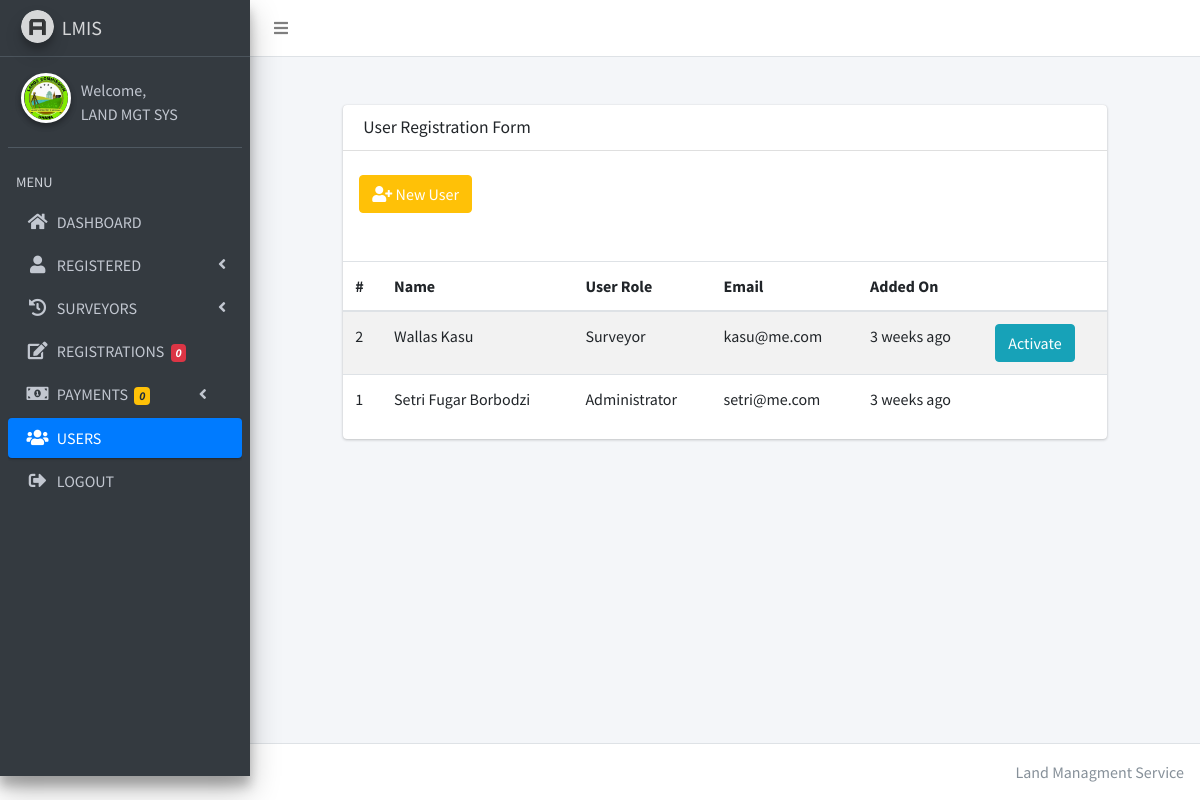
/admin/users.php, run on the app's committed database.
### tables this page shows
CREATE TABLE `users` (
  `id` int(10) UNSIGNED NOT NULL,
  `user_role` int(11) NOT NULL,
  `first_name` varchar(50) NOT NULL,
  `surname` varchar(50) NOT NULL,
  `other_name` varchar(50) NOT NULL,
  `phone_no` char(10) NOT NULL DEFAULT '0000000000',
  `address` varchar(255) NOT NULL,
  `email` varchar(191) NOT NULL,
  `account_status` int(11) NOT NULL,
  `password` varchar(191) NOT NULL,
  `created_at` timestamp NOT NULL DEFAULT current_timestamp(),
  `updated_at` timestamp NULL DEFAULT NULL
);

CREATE TABLE `user_role` (
  `id` int(11) NOT NULL,
  `name` varchar(30) NOT NULL
);

### Classes/Fetch.php (called while the page is built, shortened)
<?php
class Fetch
{
    protected $connection;
    function __construct(PDO $connection) {
        $this->connection =  $connection;
    }
    public function getItemsWithLimitOffset($action, $table, $join, $limit, $offset) {
        $query = $this->connection->prepare("{$action} FROM {$table} {$join} ORDER BY {$table}.id DESC LIMIT $limit OFFSET $offset");
        if($query->execute()) {
            $all_results = array();
            while($result = $query->fetch(PDO::FETCH_OBJ)) {
                $all_results[] = $result;
            }
            return $all_results;
        } else {
            $this->error = implode(', ', $this->connection->errorInfo());
            return false;
        }
    }
}

### Classes/DateFormat.php (called while the page is built, shortened)
<?php
class DateFormat
{
	function timeAgo($time_ago)
	{
	    $time_ago = strtotime($time_ago);
	    $cur_time   = time();
	    $time_elapsed   = $cur_time - $time_ago;
	    $seconds    = $time_elapsed ;
	    $minutes    = round($time_elapsed / 60 );
	    $hours      = round($time_elapsed / 3600);
	    $days       = round($time_elapsed / 86400 );
	    $weeks      = round($time_elapsed / 604800);
	    if($seconds <= 60){
	        return "just now";
	    }
	    else if($hours <=24){
	        if($hours==1){
	            return "1 hour ago";
	        }else{
	            return "$hours hrs ago";
	        }
	    }
	    else if($days <= 7){
	        if($days==1){
	            return "Yesterday";
	        }else{
	            return "$days days ago";
	        }
	    }
	    else if($weeks <= 4.3){
	        if($weeks==1){
	            return "1 week ago";
	        }else{
	            return "$weeks weeks ago";
	        }
	    }
	}
}

### admin/users.php (the view, shortened to what this page needs)
<?php
  require_once dirname(__DIR__).'/Core/init.php';
  $fetch_data = new Fetch($connection);
  $date = new DateFormat($connection);
  $users = $fetch_data->getItemsWithLimitOffset("SELECT users.id, users.user_role, users.account_status, users.first_name, users.surname, users.other_name, users.phone_no, users.address, users.email, users.email, users.created_at, user_role.name AS role", 'users', 'JOIN user_role ON user_role.id = users.user_role', 100, 0);
?>
<!DOCTYPE html>
<html lang="en">
<head>
  <?php include 'includes/links.php'; ?>
</head>
<body class="hold-transition sidebar-mini">
<div class="wrapper">
 <?php include 'includes/top-nav.php'; ?>
  <aside class="main-sidebar sidebar-dark-primary elevation-4">
    <a href="index3.html" class="brand-link">
      <img src="../dist/img/AdminLTELogo.png" alt="AdminLTE Logo" class="brand-image img-circle elevation-3"
           style="opacity: .8">LMIS</span>
    </a>
    <?php include 'includes/sidebar.php'; ?>
  </aside>
  <div class="content-wrapper">
    <div class="content">
      <div class="container-fluid">
      <div class="row">
        <div class="col-md-10 offset-1 mt-5">
        <div class="card card-default">
          <div class="card-header">
            <h3 class="card-title">User Registration Form</h3>
          </div>
            <div class="d-flex justify-content-start mb-5 mt-4 ml-3">
            <a href="create_user.php" class="btn btn-warning text-white"><i class="fa fa-user-plus"></i> New User</a>
            </div>
            <div class="table-responsive">
              <table class="table table-striped">
                <thead>
                  <th>#</th>
                  <th>Name</th>
                  <th>User Role</th>
                  <th>Email</th>
                  <th>Added On</th>
                  <th></th>
                </thead>
                <tbody>
                  <?php foreach($users AS $user): ?>
                    <tr>
                      <td><?php echo $user->id; ?></td>
                      <td><?php echo $user->first_name . ' ' . $user->surname . ' ' . $user->other_name; ?></td>
                      <td><?php echo $user->role; ?></td>
                      <td><?php echo $user->email; ?></td>
                      <td><?php echo $date->timeAgo($user->created_at); ?></td>
                      <td>
                        <?php if($user->user_role != 1): ?>
                          <?php if($user->account_status == 2) { ?>
                          <a href="../Submits/monitor.php?activate=<?php echo $user->id; ?>" class="btn btn-info">Activate</a>
                          <?php } else { ?>
                            <a href="../Submits/monitor.php?deactivate=<?php echo $user->id; ?>" class="btn btn-danger">Deactivate</a>
                          <?php } ?>
                        <?php endif; ?>
                      </td>
                    </tr>
                  <?php endforeach; ?>
                </tbody>
              </table>
            </div>
          </div>
        </div>
      </div>
      </div>
    </div>
  </div>
  <?php include 'includes/footer.php'; ?>
</div>
</body>
</html>

### data on the page
users: id "2", first_name "Wallas", surname "Kasu", user_role.name "Surveyor", email "kasu@me.com", created_at "3 weeks ago"
users: id "1", first_name "Setri", surname "Fugar", other_name "Borbodzi", user_role.name "Administrator", email "setri@me.com", created_at "3 weeks ago"

### other printed values
$new_reg "0"
$total_pending_payments "0"
